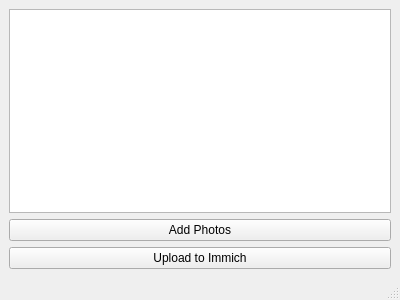
<?xml version="1.0" encoding="UTF-8"?>
<ui version="4.0">
 <class>mainWindow</class>
 <widget class="QMainWindow" name="mainWindow">
  <property name="geometry">
   <rect>
    <x>0</x>
    <y>0</y>
    <width>400</width>
    <height>300</height>
   </rect>
  </property>
  <property name="windowTitle">
   <string>Immich Photo Uploader</string>
  </property>
  <widget class="QWidget" name="centralwidget">
   <layout class="QVBoxLayout" name="verticalLayout">
    <item>
     <widget class="QListWidget" name="fileList"/>
    </item>
    <item>
     <widget class="QPushButton" name="addPhotosButton">
      <property name="text">
       <string>Add Photos</string>
      </property>
     </widget>
    </item>
    <item>
     <widget class="QPushButton" name="uploadButton">
      <property name="text">
       <string>Upload to Immich</string>
      </property>
     </widget>
    </item>
   </layout>
  </widget>
  <widget class="QMenuBar" name="menubar">
   <property name="geometry">
    <rect>
     <x>0</x>
     <y>0</y>
     <width>400</width>
     <height>24</height>
    </rect>
   </property>
  </widget>
  <widget class="QStatusBar" name="statusbar"/>
 </widget>
 <resources/>
 <connections/>
</ui>
